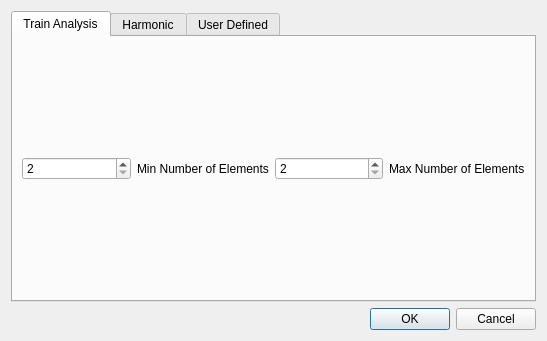
<?xml version="1.0" encoding="UTF-8"?>
<ui version="4.0">
 <class>segmentationSettings</class>
 <widget class="QDialog" name="segmentationSettings">
  <property name="geometry">
   <rect>
    <x>0</x>
    <y>0</y>
    <width>547</width>
    <height>341</height>
   </rect>
  </property>
  <property name="sizePolicy">
   <sizepolicy hsizetype="Expanding" vsizetype="Expanding">
    <horstretch>0</horstretch>
    <verstretch>0</verstretch>
   </sizepolicy>
  </property>
  <property name="maximumSize">
   <size>
    <width>547</width>
    <height>341</height>
   </size>
  </property>
  <property name="sizeIncrement">
   <size>
    <width>0</width>
    <height>0</height>
   </size>
  </property>
  <property name="windowTitle">
   <string>Segmentation Settings</string>
  </property>
  <layout class="QGridLayout" name="gridLayout">
   <item row="0" column="0">
    <layout class="QGridLayout" name="gridLayout_2">
     <item row="1" column="0">
      <widget class="QDialogButtonBox" name="buttonBox">
       <property name="orientation">
        <enum>Qt::Horizontal</enum>
       </property>
       <property name="standardButtons">
        <set>QDialogButtonBox::Cancel|QDialogButtonBox::Ok</set>
       </property>
      </widget>
     </item>
     <item row="0" column="0">
      <widget class="QTabWidget" name="tabSegmentationWays">
       <property name="currentIndex">
        <number>0</number>
       </property>
       <widget class="QWidget" name="tabtrainanalysis">
        <property name="maximumSize">
         <size>
          <width>521</width>
          <height>266</height>
         </size>
        </property>
        <attribute name="title">
         <string>Train Analysis</string>
        </attribute>
        <layout class="QGridLayout" name="gridLayout_3">
         <item row="0" column="0">
          <widget class="QSpinBox" name="spinBoxminelements">
           <property name="minimum">
            <number>2</number>
           </property>
           <property name="maximum">
            <number>1000000000</number>
           </property>
          </widget>
         </item>
         <item row="0" column="1">
          <widget class="QLabel" name="label">
           <property name="text">
            <string>Min Number of Elements</string>
           </property>
          </widget>
         </item>
         <item row="0" column="3">
          <widget class="QLabel" name="label_2">
           <property name="text">
            <string>Max Number of Elements</string>
           </property>
          </widget>
         </item>
         <item row="0" column="2">
          <widget class="QSpinBox" name="spinBoxmaxelements">
           <property name="minimum">
            <number>2</number>
           </property>
           <property name="maximum">
            <number>1000000000</number>
           </property>
          </widget>
         </item>
        </layout>
       </widget>
       <widget class="QWidget" name="tabharmonic">
        <attribute name="title">
         <string>Harmonic</string>
        </attribute>
       </widget>
       <widget class="QWidget" name="tabuserdefined">
        <attribute name="title">
         <string>User Defined</string>
        </attribute>
       </widget>
      </widget>
     </item>
    </layout>
   </item>
  </layout>
 </widget>
 <resources/>
 <connections>
  <connection>
   <sender>buttonBox</sender>
   <signal>accepted()</signal>
   <receiver>segmentationSettings</receiver>
   <slot>accept()</slot>
   <hints>
    <hint type="sourcelabel">
     <x>248</x>
     <y>254</y>
    </hint>
    <hint type="destinationlabel">
     <x>157</x>
     <y>274</y>
    </hint>
   </hints>
  </connection>
  <connection>
   <sender>buttonBox</sender>
   <signal>rejected()</signal>
   <receiver>segmentationSettings</receiver>
   <slot>reject()</slot>
   <hints>
    <hint type="sourcelabel">
     <x>316</x>
     <y>260</y>
    </hint>
    <hint type="destinationlabel">
     <x>286</x>
     <y>274</y>
    </hint>
   </hints>
  </connection>
 </connections>
</ui>
